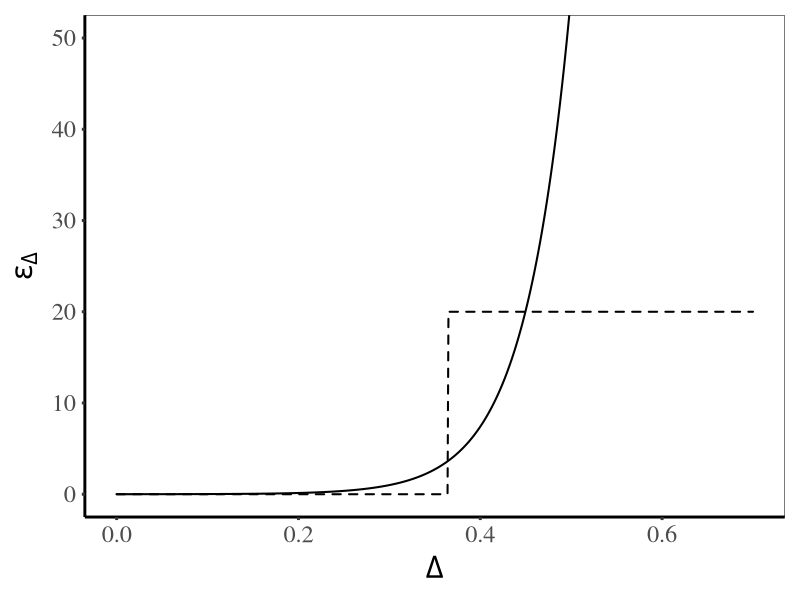

R code for this plot:
## ======================================================================
## Single-file script: B/W plot of equivalence curve and e-value curve
## Used for figure in introduction of Koobs and Koning (2026)
## Edit ONLY the cfg block.
## ======================================================================

suppressPackageStartupMessages(library(ggplot2))

# For the left pane in Figure 1, use the following settings below:
# plot_php = TRUE, swap_axes = TRUE,value_limits  = c(0, 0.5),    

# For the right pane in Figure 1, use the following settings below:
# plot_php = FALSE, swap_axes = FALSE,value_limits  = c(0, 50),  

# ---- 0) Easy parameters to tune ----
cfg <- list(
  # Model / experiment
  x      = .2,
  sigma  = .1,
  delta  = -.1,
  alpha  = 0.05,
  
  # Grid over mu
  mu_min  = 0,
  mu_max  = .7,
  mu_step = 0.001,
  
  # h curves (must be < 1; optionally add the h=1 limit curve)
  h_vec            = c(0.5),
  include_h1_limit = TRUE,
  
  # Capping (defaults to 1/alpha if NULL)
  caps   = c(1000),  # NULL, length 1, or length(h_vec)
  h1_cap = NULL,  # NULL -> 1/alpha
  
  # What to plot
  panel         = "capped",   # "root", "capped", "both"
  plot_php      = FALSE,     # TRUE: plot 1/e_mu ; FALSE: plot e_mu
  swap_axes     = FALSE,     # TRUE: x=value, y=mu ; FALSE: x=mu, y=value
  use_log_scale = FALSE,    # log10 on value axis
  value_limits  = c(0, 50),     # limits on value axis (x if swap_axes else y)
  log_floor     = 1e-6,     # display clamp (php/log)
  
  # Legend
  show_legend     = FALSE,   # TRUE / FALSE / "auto" (auto hides if only 1 h)
  legend_position = "bottom", # only used if show_legend resolves to TRUE
  legend_nrow     = 1,
  
  # Styling (paper-like B/W)
  base_size    = 22,
  base_family  = "serif",
  line_width   = 0.7,
  facet_labels = c(root = "Uncapped", capped = "Capped"),
  linetype_map = NULL,      # optional named vector, e.g. c("0"="solid","0.5"="dashed","1"="dotted")
  
  # Saving (optional)
  save_path = NULL,         # e.g. "fig_root.pdf"
  width     = 3.35,
  height    = 2.4,
  dpi       = 300
)

# ---- 1) Numerically-stable helpers ----
LOG_MAX <- log(.Machine$double.xmax)
LOG_MIN <- log(.Machine$double.xmin)

clamp <- function(x, lo, hi) pmin(pmax(x, lo), hi)

logspace_add <- function(a, b) {
  # returns log(exp(a)+exp(b)) stably, allowing -Inf
  m <- pmax(a, b)
  m + log(exp(a - m) + exp(b - m))
}

# ---- 2) Capped LR boost (stable: root finding in log space) ----
# Returns log(b_C) rather than b_C to avoid overflow.
compute_log_boost <- function(mu, sigma, k, C) {
  stopifnot(length(mu) == 1, is.finite(mu), mu >= 0)
  stopifnot(length(sigma) == 1, is.finite(sigma), sigma > 0)
  stopifnot(length(k) == 1, is.finite(k), k > 0)
  stopifnot(length(C) == 1, is.finite(C), C > 0)
  
  delta <- (k * mu) / sigma
  logC  <- log(C)
  
  # Solve lhs(z) = 1/C  <=>  log(lhs(z)) + log(C) = 0
  g <- function(z) {
    log_t1 <- (-delta * (z - delta / 2)) + pnorm(z - delta, log.p = TRUE)
    log_t2 <- pnorm(z, lower.tail = FALSE, log.p = TRUE)  # log(1 - Phi(z))
    log_lhs <- logspace_add(log_t1, log_t2)
    log_lhs + logC
  }
  
  # Bracket root
  lower <- -10
  upper <-  10
  it <- 0
  while (g(lower) * g(upper) > 0 && it < 30) {
    lower <- lower * 1.5
    upper <- upper * 1.5
    it <- it + 1
  }
  if (g(lower) * g(upper) > 0) stop("compute_log_boost: failed to bracket root (try different parameters).")
  
  z_sol <- uniroot(g, lower = lower, upper = upper)$root
  
  # log(b_C) = log(C) - delta*(z - delta/2)
  log_b <- logC - delta * (z_sol - delta / 2)
  log_b
}

# ---- 3) Root family in log space ----
log_e_root_mu_h <- function(x, mu_vec, h, delta, sigma) {
  stopifnot(h < 1)
  dnorm(x, mean = mu_vec + delta / (1 - h), sd = sigma, log = TRUE) -
    dnorm(x, mean = mu_vec, sd = sigma, log = TRUE)
}

# ---- 4) Data builder (short, stable) ----
make_data <- function(cfg) {
  stopifnot(is.finite(cfg$x), length(cfg$x) == 1)
  stopifnot(is.finite(cfg$sigma), cfg$sigma > 0)
  stopifnot(is.finite(cfg$alpha), cfg$alpha > 0, cfg$alpha < 1)
  stopifnot(is.finite(cfg$delta), cfg$delta != 0)
  stopifnot(is.numeric(cfg$h_vec), length(cfg$h_vec) >= 1, all(is.finite(cfg$h_vec)), all(cfg$h_vec < 1))
  stopifnot(cfg$mu_min <= cfg$mu_max, cfg$mu_step > 0)
  
  mu_grid <- seq(cfg$mu_min, cfg$mu_max, by = cfg$mu_step)
  if (length(mu_grid) == 0) stop("Empty mu grid. Check mu_min/mu_max/mu_step.")
  
  default_cap <- 1 / cfg$alpha
  caps <- cfg$caps
  if (is.null(caps)) {
    caps <- rep(default_cap, length(cfg$h_vec))
  } else if (length(caps) == 1) {
    caps <- rep(as.numeric(caps), length(cfg$h_vec))
  } else {
    stopifnot(length(caps) == length(cfg$h_vec))
    caps <- as.numeric(caps)
  }
  h1_cap <- if (is.null(cfg$h1_cap)) default_cap else as.numeric(cfg$h1_cap)
  
  # Precompute log-boost per h (mu for boost is abs(delta), matching your earlier setup)
  log_boosts <- mapply(
    function(h, cap) compute_log_boost(mu = abs(cfg$delta), sigma = cfg$sigma, k = 1 / (1 - h), C = cap),
    h = cfg$h_vec, cap = caps
  )
  stopifnot(all(is.finite(log_boosts)))
  
  # Build root + capped
  root_list <- vector("list", length(cfg$h_vec))
  cap_list  <- vector("list", length(cfg$h_vec))
  
  for (i in seq_along(cfg$h_vec)) {
    h   <- cfg$h_vec[i]
    cap <- caps[i]
    logb <- log_boosts[i]
    
    log_e_root <- log_e_root_mu_h(cfg$x, mu_grid, h, cfg$delta, cfg$sigma)
    
    # Root (finite via clamping)
    e_root <- exp(clamp(log_e_root, LOG_MIN, LOG_MAX))
    root_list[[i]] <- data.frame(mu = mu_grid, h = h, family = "root", e_value = e_root)
    
    # Capped: log(e) = min(logb + log_e_root, log(cap)), then exp safely
    log_e_cap <- pmin(logb + log_e_root, log(cap))
    e_cap <- exp(clamp(log_e_cap, LOG_MIN, LOG_MAX))
    cap_list[[i]] <- data.frame(mu = mu_grid, h = h, family = "capped", e_value = e_cap)
  }
  
  out <- rbind(do.call(rbind, root_list), do.call(rbind, cap_list))
  
  # Optional h=1 limit curve (step function)
  if (isTRUE(cfg$include_h1_limit)) {
    indicator <- if (cfg$delta > 0) {
      as.numeric(cfg$x > qnorm(1 - cfg$alpha, mean = mu_grid, sd = cfg$sigma))
    } else {
      as.numeric(cfg$x < qnorm(cfg$alpha, mean = mu_grid, sd = cfg$sigma))
    }
    out <- rbind(out, data.frame(mu = mu_grid, h = 1, family = "capped", e_value = h1_cap * indicator))
  }
  
  stopifnot(all(is.finite(out$e_value)))
  stopifnot(all(out$e_value >= 0))
  out
}

# ---- 5) Plot builder (paper B/W) ----
paper_theme <- function(cfg) {
  theme_classic(base_size = cfg$base_size, base_family = cfg$base_family) +
    theme(
      panel.border = element_rect(color = "black", fill = NA, linewidth = 0.35),
      axis.ticks.length = grid::unit(2.2, "pt"),
      axis.title = element_text(margin = margin(t = 6, r = 6)),
      legend.position = cfg$legend_position,
      legend.title = element_text(face = "plain"),
      legend.key.width = grid::unit(1.6, "cm"),
      strip.background = element_blank(),
      strip.text = element_text(face = "plain")
    )
}

bw_linetypes <- function(n) {
  types <- c("solid", "dashed", "dotdash", "dotted", "twodash", "longdash")
  rep(types, length.out = n)
}

make_plot <- function(df, cfg) {
  # panel selection
  if (cfg$panel != "both") df <- df[df$family == cfg$panel, , drop = FALSE]
  
  df$family <- factor(df$family, levels = c("root", "capped"))
  
  # Stable ordering for h (numeric sort if possible)
  h_chr <- as.character(df$h)
  h_num <- suppressWarnings(as.numeric(unique(h_chr)))
  if (!any(is.na(h_num))) {
    df$h <- factor(h_chr, levels = as.character(sort(unique(as.numeric(h_chr)))))
  } else {
    df$h <- factor(h_chr, levels = sort(unique(h_chr)))
  }
  
  show_leg <- cfg$show_legend
  if (identical(show_leg, "auto")) show_leg <- (nlevels(df$h) > 1)
  
  # Value transform for plotting (display clamp)
  e_plot <- pmax(df$e_value, cfg$log_floor)
  value  <- if (isTRUE(cfg$plot_php)) 1 / e_plot else if (isTRUE(cfg$use_log_scale)) e_plot else df$e_value
  df$x_plot <- if (isTRUE(cfg$swap_axes)) value else df$mu
  df$y_plot <- if (isTRUE(cfg$swap_axes)) df$mu else value
  
  value_lab <- if (isTRUE(cfg$plot_php)) expression(alpha) else expression(epsilon[Delta])
  x_lab <- if (isTRUE(cfg$swap_axes)) value_lab else expression(Delta)
  y_lab <- if (isTRUE(cfg$swap_axes)) expression(Delta) else value_lab
  
  hs <- levels(df$h)
  if (!is.null(cfg$linetype_map)) {
    lt <- cfg$linetype_map
    miss <- setdiff(hs, names(lt))
    if (length(miss) > 0) {
      fill <- bw_linetypes(length(miss)); names(fill) <- miss
      lt <- c(lt, fill)
    }
    lt <- lt[hs]
  } else {
    lt <- setNames(bw_linetypes(length(hs)), hs)
  }
  
  p <- ggplot(df, aes(x = x_plot, y = y_plot, linetype = h, group = h)) +
    geom_path(color = "black", linewidth = cfg$line_width, lineend = "round") +
    scale_linetype_manual(values = lt) +
    labs(x = x_lab, y = y_lab, linetype = expression(h), title = NULL, subtitle = NULL, caption = NULL) +
    guides(linetype = if (isTRUE(show_leg)) guide_legend(nrow = cfg$legend_nrow, byrow = TRUE) else "none") +
    paper_theme(cfg)
  
  if (!isTRUE(show_leg)) p <- p + theme(legend.position = "none")
  
  if (cfg$panel == "both") {
    p <- p + facet_grid(family ~ ., switch = "y", labeller = as_labeller(cfg$facet_labels))
  }
  
  # reference line at value=1
  # if (isTRUE(cfg$swap_axes)) {
  #   p <- p + geom_vline(xintercept = 1, linetype = "dashed", linewidth = 0.35, color = "black")
  # } else {
  #   p <- p + geom_hline(yintercept = 1, linetype = "dashed", linewidth = 0.35, color = "black")
  # }
  
  # log scale on value axis
  if (isTRUE(cfg$use_log_scale)) {
    if (isTRUE(cfg$swap_axes)) p <- p + scale_x_log10() else p <- p + scale_y_log10()
  }
  
  # limits on value axis
  if (!is.null(cfg$value_limits)) {
    if (isTRUE(cfg$swap_axes)) p <- p + coord_cartesian(xlim = cfg$value_limits)
    else p <- p + coord_cartesian(ylim = cfg$value_limits)
  }
  
  p
}

# ---- 6) Run ----
df <- make_data(cfg)
p  <- make_plot(df, cfg)
print(p)

if (!is.null(cfg$save_path)) {
  ggsave(
    filename = cfg$save_path,
    plot = p,
    width = cfg$width,
    height = cfg$height,
    dpi = cfg$dpi,
    device = if (grepl("\\.pdf$", cfg$save_path, ignore.case = TRUE)) grDevices::cairo_pdf else NULL
  )
}
